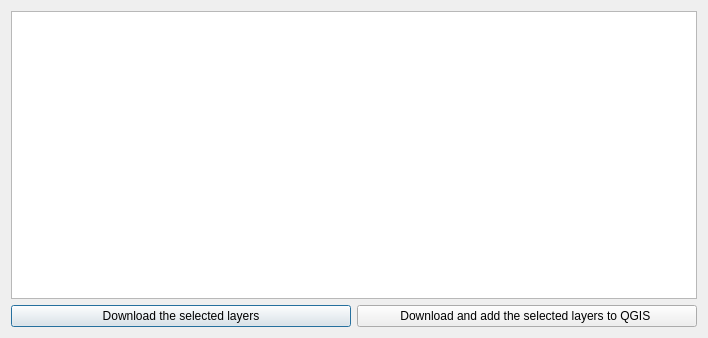
<?xml version="1.0" encoding="UTF-8"?>
<ui version="4.0">
 <class>DownloadDialog</class>
 <widget class="QDialog" name="DownloadDialog">
  <property name="geometry">
   <rect>
    <x>0</x>
    <y>0</y>
    <width>708</width>
    <height>338</height>
   </rect>
  </property>
  <property name="windowTitle">
   <string>GeoServer Bridge - Download layers</string>
  </property>
  <layout class="QGridLayout" name="gridLayout">
   <item row="2" column="0">
    <widget class="QPushButton" name="pbnDownload">
     <property name="text">
      <string>Download the selected layers</string>
     </property>
    </widget>
   </item>
   <item row="2" column="1">
    <widget class="QPushButton" name="pbnDownloadAdd">
     <property name="text">
      <string>Download and add the selected layers to QGIS </string>
     </property>
    </widget>
   </item>
   <item row="0" column="0" colspan="2">
    <widget class="QTableView" name="layerTreeView"/>
   </item>
  </layout>
 </widget>
 <resources/>
 <connections/>
</ui>
